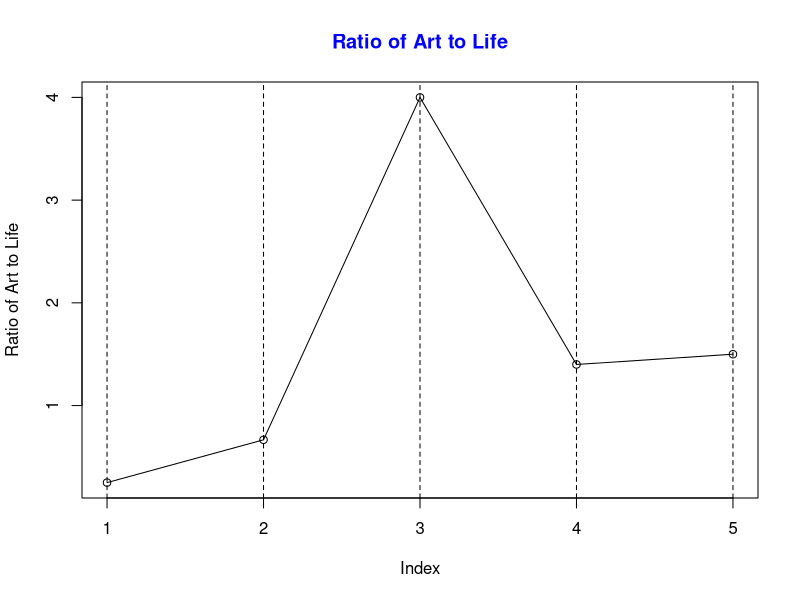

Here is the R script that generated this plot: (Note: this script raises an error after producing the figure.)
# Create data vectors
art <- c(1, 2, 8, 7, 9)
life <- c(4, 3, 2, 5, 6)

# Combine data vectors into a data frame
df <- data.frame(art, life)

# Define a function to calculate the ratio of art to life
calculateRatio <- function(art, life){
  return(art/life)
}

# Apply the function to the data frame
ratio_vector <- mapply(calculateRatio, df$art, df$life)

# Plot the ratio of art to life
plot(ratio_vector, type = "o", xlab = "Index", ylab = "Ratio of Art to Life")

# Add vertical lines for each index
abline(v = 1:5, lty = 2)

# Create a title for the plot
title(main = "Ratio of Art to Life", col.main = "blue")

# Add an x-axis label
xlab("Index")

# Add a y-axis label
ylab("Ratio of Art to Life")

# Color the line in the plot
lines(ratio_vector, col = "red")

# Add a legend
legend(x = "topright", legend = c("Art to Life Ratio"), col = c("red"), lty = 1)

# Calculate the mean ratio
mean_ratio <- mean(ratio_vector)

# Display the mean ratio in the plot
text(x = 0.5, y = 0.5, labels = paste("Mean Ratio: ", round(mean_ratio, 2)), adj = c(0.5, 0.5))